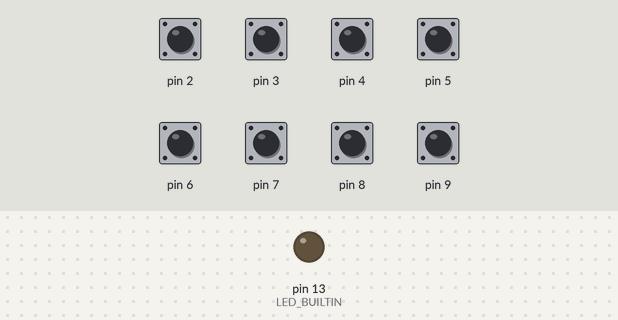
This sketch was run on a simulated Arduino Uno, built with avr-gcc and run on an emulated ATmega328P. Parts: output pins drawn as LEDs (lit = HIGH). The test bench sets the inputs (shaded band); at power-on: pin 2–9 HIGH. What the sketch prints to the serial monitor is not drawn.

Above: at 1.2 s.
1.3 s: pin 2 pulled LOW for 0.15 s
At 1.38 s:
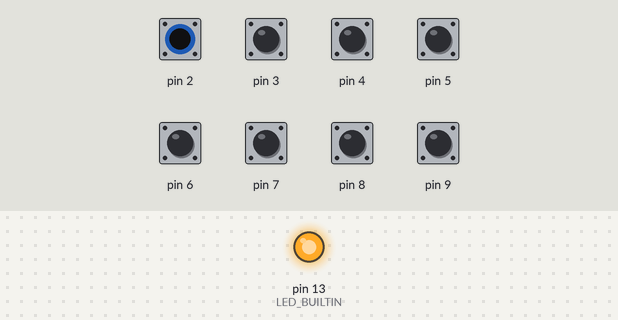
2.9 s: pin 3 pulled LOW for 0.15 s
At 4.1 s:
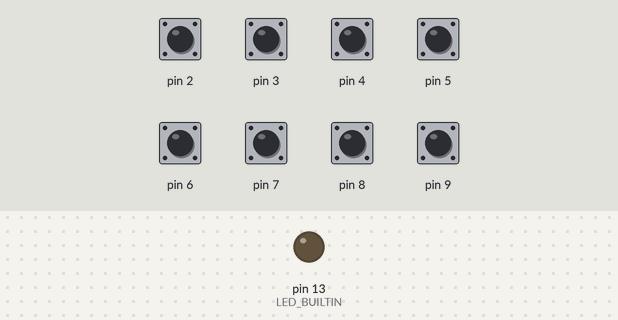
4.5 s: pin 4 pulled LOW for 0.15 s
At 4.58 s:
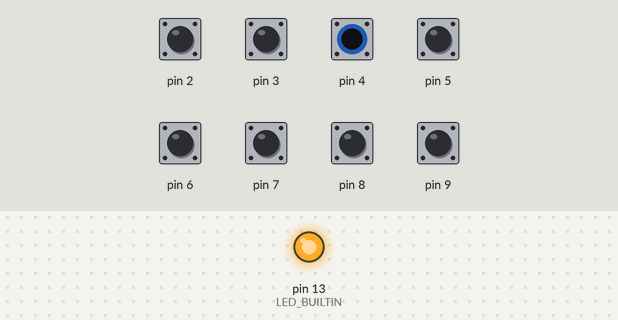
7.6 s: pin 5 pulled LOW for 0.15 s
At 8.9 s:
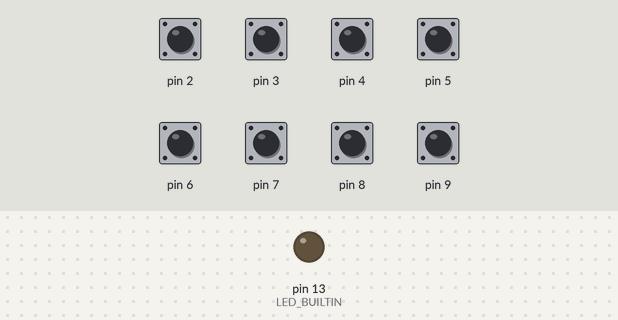
10.7 s: pin 6 pulled LOW for 0.15 s
At 11.3 s:
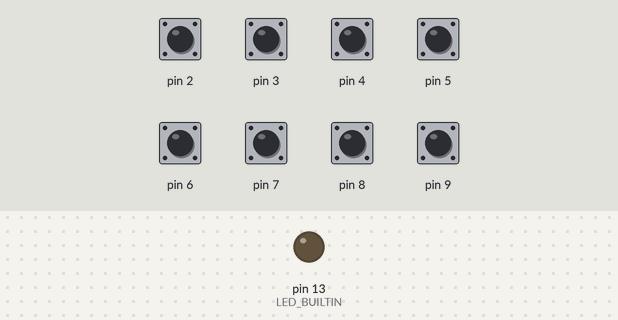
12.3 s: pin 7 pulled LOW for 0.15 s
At 13.7 s:
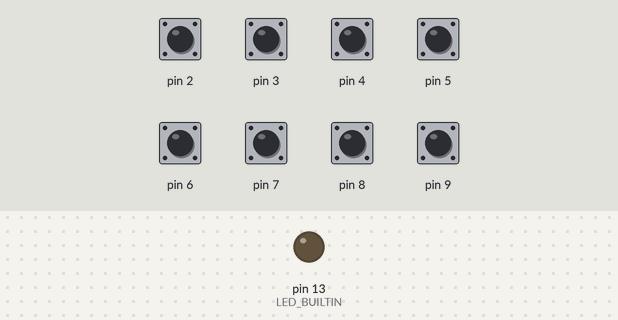
Timing chart, 0 to 15.3 s (numbered marks = the images above; inputs shaded):
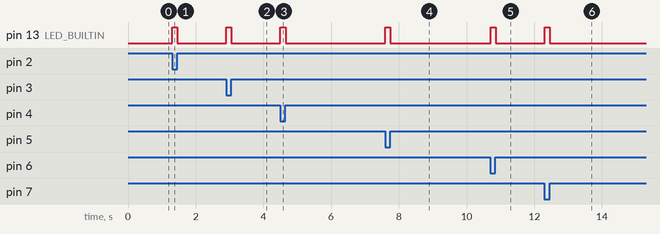

The sketch:

Arduino_keyboard.ino
```cpp
//#include <Keyboard.h>

uint8_t buf[8] = {0}; //Keyboard Report Buffer

// the setup function runs once when you press reset or power the board
void setup() {
  Serial.begin(9600);
  // initialize digital pin LED_BUILTIN as an output.
  pinMode(LED_BUILTIN, OUTPUT);
  pinMode(2, INPUT_PULLUP);
  pinMode(3, INPUT_PULLUP);
  pinMode(4, INPUT_PULLUP);
  pinMode(5, INPUT_PULLUP);
  pinMode(6, INPUT_PULLUP);
  pinMode(7, INPUT_PULLUP);
  pinMode(8, INPUT_PULLUP);
  pinMode(9, INPUT_PULLUP);
  //Keyboard.begin();
}

// the loop function runs over and over again forever
void loop() {
  if (digitalRead(2) == LOW) { //Knob 1 CCW
    digitalWrite(LED_BUILTIN, HIGH);   // turn the LED on (HIGH is the voltage level)
    buf[0] = 97;
    Serial.write(buf, 8);
    delay(10);                       // wait for a second
  }
  else if (digitalRead(3) == LOW) { //Knob 1 CW
    digitalWrite(LED_BUILTIN, HIGH);   // turn the LED on (HIGH is the voltage level)
    buf[0] = 115;
    Serial.write(buf, 8);
    delay(10);                       // wait for a second
  }
  else if (digitalRead(4) == LOW) { //Knob 2 CCW
    digitalWrite(LED_BUILTIN, HIGH);   // turn the LED on (HIGH is the voltage level)
    buf[0] = 100;
    Serial.write(buf, 8);
    delay(10);                       // wait for a second
  }
  else if (digitalRead(5) == LOW) { //Knob 2 CW
    digitalWrite(LED_BUILTIN, HIGH);   // turn the LED on (HIGH is the voltage level)
    buf[0] = 102;
    Serial.write(buf, 8);
    delay(10);                       // wait for a second
  }
  else if (digitalRead(6) == LOW) { //Knob 3 CCW
    digitalWrite(LED_BUILTIN, HIGH);   // turn the LED on (HIGH is the voltage level)
    buf[0] = 103;
    Serial.write(buf, 8);
    delay(10);                       // wait for a second
  }
  else if (digitalRead(7) == LOW) { //Knob 3 CW
    digitalWrite(LED_BUILTIN, HIGH);   // turn the LED on (HIGH is the voltage level)
    buf[0] = 104;
    Serial.write(buf, 8);
    delay(10);                       // wait for a second
  }
  else if (digitalRead(8) == LOW) { //Knob 4 CCW
    digitalWrite(LED_BUILTIN, HIGH);   // turn the LED on (HIGH is the voltage level)
    buf[0] = 106;
    Serial.write(buf, 8);
    delay(10);                       // wait for a second
  }
  else if (digitalRead(9) == LOW) { //Knob 4 CW
    digitalWrite(LED_BUILTIN, HIGH);   // turn the LED on (HIGH is the voltage level)
    buf[0] = 107;
    Serial.write(buf, 8);
    delay(10);                       // wait for a second
  }
  else {
    buf[0] = 0;
    Serial.write(buf, 8);
    digitalWrite(LED_BUILTIN, LOW);    // turn the LED off by making the voltage LOW
  }
}
```

Measured:
- after the input at 1.3 s, pin 13 (LED_BUILTIN): LOW → HIGH at once, → LOW 0.15 s later
- after the input at 2.9 s, pin 13 (LED_BUILTIN): LOW → HIGH at once, → LOW 0.15 s later
- after the input at 4.5 s, pin 13 (LED_BUILTIN): LOW → HIGH at once, → LOW 0.16 s later
- after the input at 7.6 s, pin 13 (LED_BUILTIN): LOW → HIGH at once, → LOW 0.15 s later
- after the input at 10.7 s, pin 13 (LED_BUILTIN): LOW → HIGH at once, → LOW 0.15 s later
- after the input at 12.3 s, pin 13 (LED_BUILTIN): LOW → HIGH at once, → LOW 0.15 s later
